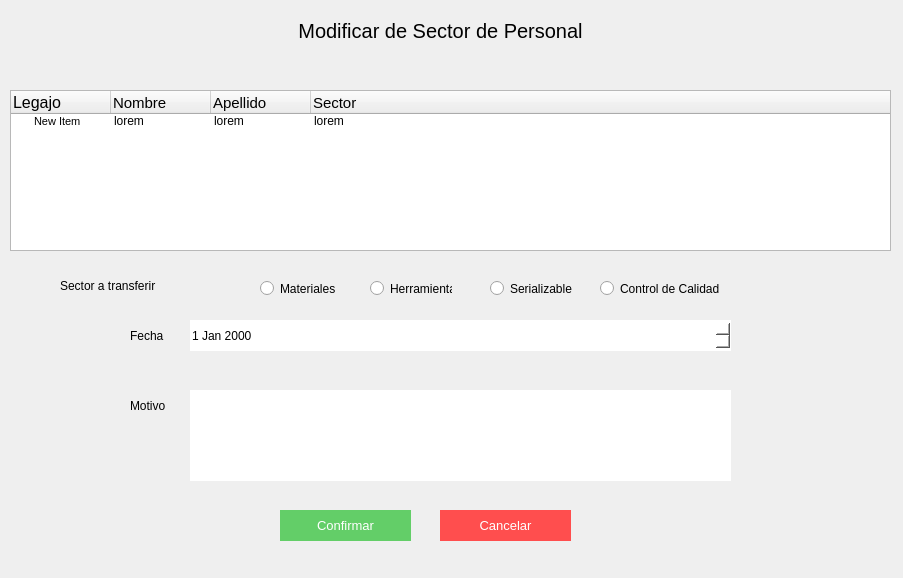
<?xml version="1.0" encoding="UTF-8"?>
<ui version="4.0">
 <class>Form</class>
 <widget class="QWidget" name="Form">
  <property name="geometry">
   <rect>
    <x>0</x>
    <y>0</y>
    <width>903</width>
    <height>578</height>
   </rect>
  </property>
  <property name="windowTitle">
   <string>Form</string>
  </property>
  <widget class="QTreeWidget" name="su_tabla">
   <property name="geometry">
    <rect>
     <x>10</x>
     <y>90</y>
     <width>881</width>
     <height>161</height>
    </rect>
   </property>
   <column>
    <property name="text">
     <string>Legajo</string>
    </property>
    <property name="font">
     <font>
      <pointsize>12</pointsize>
     </font>
    </property>
   </column>
   <column>
    <property name="text">
     <string>Nombre</string>
    </property>
    <property name="font">
     <font>
      <pointsize>11</pointsize>
     </font>
    </property>
   </column>
   <column>
    <property name="text">
     <string>Apellido</string>
    </property>
    <property name="font">
     <font>
      <pointsize>11</pointsize>
     </font>
    </property>
   </column>
   <column>
    <property name="text">
     <string>Sector</string>
    </property>
    <property name="font">
     <font>
      <pointsize>11</pointsize>
     </font>
    </property>
   </column>
   <item>
    <property name="text">
     <string>New Item  </string>
    </property>
    <property name="font">
     <font>
      <pointsize>8</pointsize>
     </font>
    </property>
    <property name="text">
     <string>lorem</string>
    </property>
    <property name="text">
     <string>lorem</string>
    </property>
    <property name="text">
     <string>lorem</string>
    </property>
   </item>
  </widget>
  <widget class="QLabel" name="label_2">
   <property name="geometry">
    <rect>
     <x>190</x>
     <y>10</y>
     <width>501</width>
     <height>41</height>
    </rect>
   </property>
   <property name="styleSheet">
    <string notr="true">font-size:20px;
</string>
   </property>
   <property name="text">
    <string>Modificar de Sector de Personal</string>
   </property>
   <property name="alignment">
    <set>Qt::AlignCenter</set>
   </property>
  </widget>
  <widget class="QLabel" name="label">
   <property name="geometry">
    <rect>
     <x>60</x>
     <y>270</y>
     <width>121</width>
     <height>31</height>
    </rect>
   </property>
   <property name="styleSheet">
    <string notr="true">font: 11pt &quot;MS Shell Dlg 2&quot;;
text-align:center;</string>
   </property>
   <property name="text">
    <string>Sector a transferir</string>
   </property>
  </widget>
  <widget class="QRadioButton" name="su_radiobutton_1">
   <property name="geometry">
    <rect>
     <x>260</x>
     <y>280</y>
     <width>82</width>
     <height>17</height>
    </rect>
   </property>
   <property name="text">
    <string>Materiales</string>
   </property>
  </widget>
  <widget class="QRadioButton" name="su_radiobutton_2">
   <property name="geometry">
    <rect>
     <x>370</x>
     <y>280</y>
     <width>82</width>
     <height>17</height>
    </rect>
   </property>
   <property name="text">
    <string>Herramientas</string>
   </property>
  </widget>
  <widget class="QRadioButton" name="su_radiobutton_3">
   <property name="geometry">
    <rect>
     <x>490</x>
     <y>280</y>
     <width>82</width>
     <height>17</height>
    </rect>
   </property>
   <property name="text">
    <string>Serializables</string>
   </property>
  </widget>
  <widget class="QRadioButton" name="su_radiobutton_4">
   <property name="geometry">
    <rect>
     <x>600</x>
     <y>280</y>
     <width>121</width>
     <height>17</height>
    </rect>
   </property>
   <property name="text">
    <string>Control de Calidad</string>
   </property>
  </widget>
  <widget class="QLabel" name="label_3">
   <property name="geometry">
    <rect>
     <x>130</x>
     <y>390</y>
     <width>61</width>
     <height>31</height>
    </rect>
   </property>
   <property name="styleSheet">
    <string notr="true">font: 11pt &quot;MS Shell Dlg 2&quot;;
text-align:center;</string>
   </property>
   <property name="text">
    <string>Motivo</string>
   </property>
  </widget>
  <widget class="QTextEdit" name="su_input_2">
   <property name="geometry">
    <rect>
     <x>190</x>
     <y>390</y>
     <width>541</width>
     <height>91</height>
    </rect>
   </property>
   <property name="styleSheet">
    <string notr="true">border:none;
background-color: rgb(255, 255, 255);
font: 11pt &quot;MS Shell Dlg 2&quot;;</string>
   </property>
   <property name="html">
    <string>&lt;!DOCTYPE HTML PUBLIC &quot;-//W3C//DTD HTML 4.0//EN&quot; &quot;http://www.w3.org/TR/REC-html40/strict.dtd&quot;&gt;
&lt;html&gt;&lt;head&gt;&lt;meta name=&quot;qrichtext&quot; content=&quot;1&quot; /&gt;&lt;style type=&quot;text/css&quot;&gt;
p, li { white-space: pre-wrap; }
&lt;/style&gt;&lt;/head&gt;&lt;body style=&quot; font-family:'MS Shell Dlg 2'; font-size:11pt; font-weight:400; font-style:normal;&quot;&gt;
&lt;p style=&quot; margin-top:12px; margin-bottom:12px; margin-left:0px; margin-right:0px; -qt-block-indent:0; text-indent:0px;&quot;&gt;&lt;br /&gt;&lt;/p&gt;&lt;/body&gt;&lt;/html&gt;</string>
   </property>
  </widget>
  <widget class="QPushButton" name="su_btn_confirmar">
   <property name="geometry">
    <rect>
     <x>280</x>
     <y>510</y>
     <width>131</width>
     <height>31</height>
    </rect>
   </property>
   <property name="styleSheet">
    <string notr="true">background-color: rgb(99, 206, 104);
color:white;
font-size:10pt;
border:none;</string>
   </property>
   <property name="text">
    <string>Confirmar</string>
   </property>
  </widget>
  <widget class="QPushButton" name="su_btn_cancelar">
   <property name="geometry">
    <rect>
     <x>440</x>
     <y>510</y>
     <width>131</width>
     <height>31</height>
    </rect>
   </property>
   <property name="styleSheet">
    <string notr="true">color:white;
font-size:10pt;
border:none;
background-color:#ff4e4e;</string>
   </property>
   <property name="text">
    <string>Cancelar</string>
   </property>
  </widget>
  <widget class="QLabel" name="label_4">
   <property name="geometry">
    <rect>
     <x>130</x>
     <y>320</y>
     <width>61</width>
     <height>31</height>
    </rect>
   </property>
   <property name="styleSheet">
    <string notr="true">font: 11pt &quot;MS Shell Dlg 2&quot;;
text-align:center;</string>
   </property>
   <property name="text">
    <string>Fecha</string>
   </property>
  </widget>
  <widget class="QDateEdit" name="su_input_1">
   <property name="geometry">
    <rect>
     <x>190</x>
     <y>320</y>
     <width>541</width>
     <height>31</height>
    </rect>
   </property>
   <property name="styleSheet">
    <string notr="true">border:none;
background-color: rgb(255, 255, 255);
font: 11pt &quot;MS Shell Dlg 2&quot;;</string>
   </property>
  </widget>
 </widget>
 <resources/>
 <connections/>
</ui>
